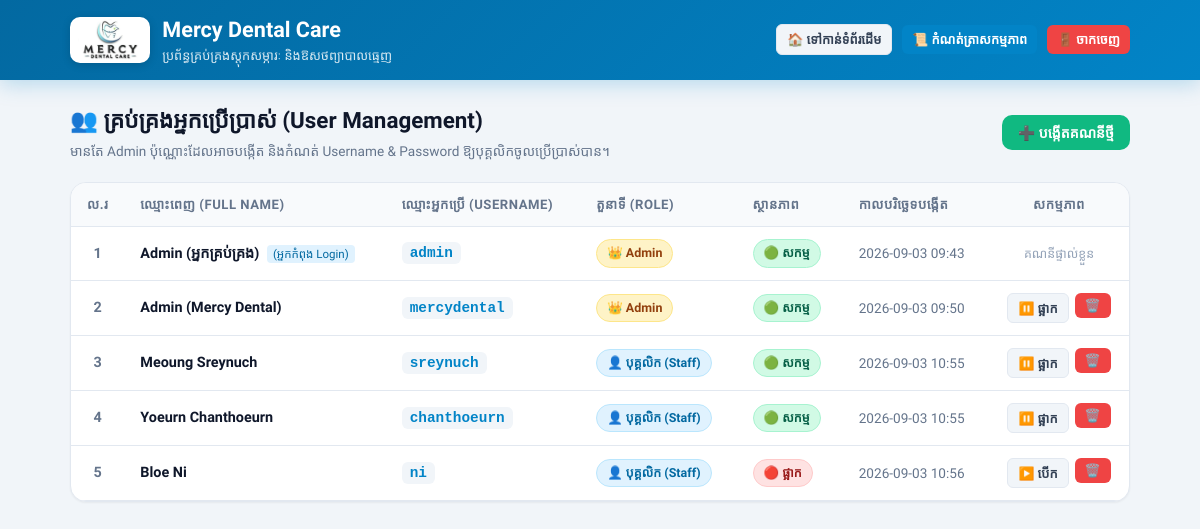
The page /manage-users (signed in) on the database its author committed.
### tables this page shows
CREATE TABLE users (
        id INTEGER PRIMARY KEY AUTOINCREMENT,
        username TEXT UNIQUE NOT NULL,
        password_hash TEXT NOT NULL,
        full_name TEXT NOT NULL,
        role TEXT NOT NULL DEFAULT 'staff',
        is_active INTEGER NOT NULL DEFAULT 1,
        created_at TIMESTAMP DEFAULT CURRENT_TIMESTAMP
    );

### app.py (the view)
@app.route('/manage-users')
@admin_required
def manage_users():
    conn = get_db_connection()
    users = conn.execute('SELECT * FROM users ORDER BY id ASC').fetchall()
    conn.close()
    return render_template('manage_users.html', users=users)

### app.py (called while the page is built)
def get_db_connection():
    conn = sqlite3.connect(DB_NAME)
    conn.row_factory = sqlite3.Row
    return conn

def admin_required(f):
    @wraps(f)
    def decorated_function(*args, **kwargs):
        if 'user_id' not in session:
            flash('សូមចូលគណនី (Login) ជាមុនសិន! 🔒', 'warning')
            return redirect(url_for('login', next=request.url))
        if session.get('role') != 'admin':
            flash('ទាមទារសិទ្ធិជា Admin ដើម្បីចូលមើល ឬគ្រប់គ្រងផ្នែកនេះ! 🚫', 'danger')
            return redirect(url_for('index'))
        return f(*args, **kwargs)
    return decorated_function

@app.context_processor
def inject_user_info():
    is_admin = (session.get('role') == 'admin')
    return dict(
        current_user={
            'id': session.get('user_id'),
            'username': session.get('username'),
            'full_name': session.get('full_name'),
            'role': session.get('role', 'guest'),
            'is_admin': is_admin
        },
        is_admin=is_admin
    )

### templates/manage_users.html (shortened to what this page needs)
<!DOCTYPE html>
<html lang="km">
<head>
</head>
<body>
    <header class="navbar">
        <div class="container navbar-content">
            <a href="{{ url_for('index') }}" class="brand-section" title="ចុចដើម្បីត្រឡប់ទៅទំព័រដើម">
                <img src="{{ url_for('static', filename='images/mercy_logo.png') }}" alt="Mercy Dental Care Logo"
                    style="height: 46px; width: auto; background: #ffffff; padding: 2px 8px; border-radius: 10px; box-shadow: 0 2px 8px rgba(0,0,0,0.15); object-fit: contain;">
                <div>
                    <h1 class="brand-title">Mercy Dental Care</h1>
                    <p class="brand-subtitle">ប្រព័ន្ធគ្រប់គ្រងស្តុកសម្ភារៈ និងឱសថព្យាបាលធ្មេញ</p>
                </div>
            </a>
            <div class="nav-actions">
                <a href="{{ url_for('index') }}" class="btn btn-secondary btn-sm">
                    🏠 ទៅកាន់ទំព័រដើម
                </a>
                <a href="{{ url_for('audit_logs') }}" class="btn btn-primary btn-sm">
                    📜 កំណត់ត្រាសកម្មភាព
                </a>
                <a href="{{ url_for('logout') }}" class="btn btn-danger btn-sm">
                    🚪 ចាកចេញ
                </a>
            </div>
        </div>
    </header>
    <main class="container">
        <div class="page-header">
            <div>
                <h2 class="page-title">👥 គ្រប់គ្រងអ្នកប្រើប្រាស់ (User Management)</h2>
                <p style="font-size: 0.85rem; color: #64748b; margin-top: 4px;">
                    មានតែ Admin ប៉ុណ្ណោះដែលអាចបង្កើត និងកំណត់ Username & Password ឱ្យបុគ្គលិកចូលប្រើប្រាស់បាន។
                </p>
            </div>
            <button type="button" class="btn btn-success" onclick="openCreateUserModal()">
                ➕ បង្កើតគណនីថ្មី
            </button>
        </div>
        <div class="card">
            <table class="data-table">
                <thead>
                    <tr>
                        <th style="width: 50px; text-align: center;">ល.រ</th>
                        <th>ឈ្មោះពេញ (Full Name)</th>
                        <th>ឈ្មោះអ្នកប្រើ (Username)</th>
                        <th>តួនាទី (Role)</th>
                        <th>ស្ថានភាព</th>
                        <th>កាលបរិច្ឆេទបង្កើត</th>
                        <th style="text-align: center; width: 140px;">សកម្មភាព</th>
                    </tr>
                </thead>
                <tbody>
                    {% if users %}
                    {% for u in users %}
                    <tr>
                        <td style="text-align: center; font-weight: bold; color: #64748b;">{{ loop.index }}</td>
                        <td>
                            <strong>{{ u['full_name'] }}</strong>
                            {% if u['id'] == session.get('user_id') %}
                            <span
                                style="font-size: 0.72rem; background: #e0f2fe; color: #0369a1; padding: 2px 6px; border-radius: 4px; margin-left: 4px;">(អ្នកកំពុង
                                Login)</span>
                            {% endif %}
                        </td>
                        <td>
                            <code
                                style="background: #f1f5f9; padding: 3px 8px; border-radius: 6px; font-weight: 600; color: #0284c7;">{{ u['username'] }}</code>
                        </td>
                        <td>
                            {% if u['role'] == 'admin' %}
                            <span class="badge badge-admin">👑 Admin</span>
                            {% else %}
                            <span class="badge badge-staff">👤 បុគ្គលិក (Staff)</span>
                            {% endif %}
                        </td>
                        <td>
                            {% if u['is_active'] == 1 %}
                            <span class="badge badge-active">🟢 សកម្ម</span>
                            {% else %}
                            <span class="badge badge-inactive">🔴 ផ្អាក</span>
                            {% endif %}
                        </td>
                        <td style="color: #64748b; font-size: 0.85rem;">
                            {{ u['created_at'][:16] if u['created_at'] else '-' }}
                        </td>
                        <td style="text-align: center;">
                            {% if u['id'] != session.get('user_id') %}
                            <div style="display: flex; gap: 6px; justify-content: center;">
                                <form action="{{ url_for('toggle_user_status', user_id=u['id']) }}" method="POST"
                                    style="display:inline;">
                                    <button type="submit" class="btn btn-secondary btn-sm"
                                        title="{{ 'ផ្អាកគណនី' if u['is_active'] == 1 else 'បើកឱ្យប្រើវិញ' }}">
                                        {{ '⏸️ ផ្អាក' if u['is_active'] == 1 else '▶️ បើក' }}
                                    </button>
                                </form>
                                <form action="{{ url_for('delete_user', user_id=u['id']) }}" method="POST"
                                    onsubmit="return confirm('តើអ្នកពិតជាចង់លុបគណនី «{{ u['username'] }}» ({{ u['full_name'] }}) មែនទេ?');"
                                    style="display:inline;">
                                    <button type="submit" class="btn btn-danger btn-sm" title="លុបគណនី">
                                        🗑️
                                    </button>
                                </form>
                            </div>
                            {% else %}
                            <span style="font-size: 0.78rem; color: #94a3b8;">គណនីផ្ទាល់ខ្លួន</span>
                            {% endif %}
                        </td>
                    </tr>
                    {% endfor %}
                    {% else %}
                    <tr>
                        <td colspan="7" style="text-align: center; padding: 40px; color: #64748b;">
                            មិនទាន់មានគណនីបុគ្គលិកត្រូវបានបង្កើតនៅឡើយទេ។
                        </td>
                    </tr>
                    {% endif %}
                </tbody>
            </table>
        </div>
    </main>
</body>
</html>

### templates/manage_users.html (style rules this page uses)
:root { --primary: #0284c7; --primary-hover: #0369a1; --primary-light: #e0f2fe; --secondary: #64748b; --success: #10b981; --success-light: #d1fae5; --warning: #f59e0b; --warning-light: #fef3c7; --danger: #ef4444; --danger-light: #fee2e2; --purple: #7c3aed; --purple-light: #ede9fe; --bg-main: #f1f5f9; --bg-card: #ffffff; --text-main: #0f172a; --text-muted: #64748b; --border-color: #e2e8f0; --shadow-sm: 0 1px 2px 0 rgb(0 0 0 / 0.05); --shadow-md: 0 4px 6px -1px rgb(0 0 0 / 0.1); --shadow-lg: 0 10px 15px -3px rgb(0 0 0 / 0.1); --radius-md: 10px; --radius-lg: 16px; --radius-full: 9999px; }
* { margin: 0; padding: 0; box-sizing: border-box; }
body { font-family: 'Kantumruy Pro', 'Plus Jakarta Sans', -apple-system, BlinkMacSystemFont, sans-serif; background-color: var(--bg-main); color: var(--text-main); line-height: 1.5; min-height: 100vh; padding-bottom: 60px; }
.container { max-width: 1100px; margin: 0 auto; padding: 0 20px; }
.navbar { background: linear-gradient(135deg, #0369a1 0%, #0284c7 100%); color: #ffffff; padding: 14px 0; box-shadow: 0 4px 20px rgba(2, 132, 199, 0.25); position: sticky; top: 0; z-index: 100; }
.navbar-content { display: flex; justify-content: space-between; align-items: center; gap: 16px; flex-wrap: wrap; }
.brand-section { display: flex; align-items: center; gap: 12px; text-decoration: none; color: inherit; }
.brand-title { font-size: 1.35rem; font-weight: 700; }
.brand-subtitle { font-size: 0.8rem; color: rgba(255, 255, 255, 0.85); }
.nav-actions { display: flex; gap: 10px; align-items: center; }
.btn { display: inline-flex; align-items: center; justify-content: center; gap: 8px; padding: 8px 16px; border-radius: var(--radius-md); font-size: 0.88rem; font-weight: 600; font-family: inherit; cursor: pointer; text-decoration: none; border: none; transition: all 0.15s ease; white-space: nowrap; }
.btn-primary { background-color: var(--primary); color: #ffffff; }
.btn-secondary { background-color: #f1f5f9; color: #334155; border: 1px solid var(--border-color); }
.btn-success { background-color: var(--success); color: white; }
.btn-danger { background-color: var(--danger); color: white; }
.btn-sm { padding: 5px 10px; font-size: 0.8rem; border-radius: 6px; }
.page-header { margin: 24px 0 20px 0; display: flex; justify-content: space-between; align-items: center; flex-wrap: wrap; gap: 14px; }
.page-title { font-size: 1.4rem; font-weight: 700; color: var(--text-main); display: flex; align-items: center; gap: 10px; }
.card { background: var(--bg-card); border-radius: var(--radius-lg); border: 1px solid var(--border-color); box-shadow: var(--shadow-sm); overflow: hidden; }
.data-table { width: 100%; border-collapse: collapse; text-align: left; }
.data-table th { background-color: #f8fafc; color: var(--text-muted); font-size: 0.82rem; font-weight: 600; text-transform: uppercase; letter-spacing: 0.04em; padding: 12px 16px; border-bottom: 1px solid var(--border-color); white-space: nowrap; }
.data-table td { padding: 12px 16px; border-bottom: 1px solid var(--border-color); vertical-align: middle; font-size: 0.9rem; }
.badge { display: inline-flex; align-items: center; padding: 4px 10px; border-radius: var(--radius-full); font-size: 0.78rem; font-weight: 600; white-space: nowrap; }
.badge-admin { background-color: #fef3c7; color: #92400e; border: 1px solid #fde68a; }
.badge-staff { background-color: #e0f2fe; color: #0369a1; border: 1px solid #bae6fd; }
.badge-active { background-color: #d1fae5; color: #065f46; border: 1px solid #a7f3d0; }
.badge-inactive { background-color: #fee2e2; color: #991b1b; border: 1px solid #fecaca; }

### rows shown on the page
users: full_name "Admin (អ្នកគ្រប់គ្រង)", shows "(អ្នកកំពុង Login)", username "admin", role "👑 Admin", is_active "🟢 សកម្ម", created_at "2026-09-03 09:43", shows "គណនីផ្ទាល់ខ្លួន"
users: full_name "Admin (Mercy Dental)", username "mercydental", role "👑 Admin", shows "🟢 សកម្ម", created_at "2026-09-03 09:50", is_active "⏸️ ផ្អាក"
users: full_name "Meoung Sreynuch", username "sreynuch", role "👤 បុគ្គលិក (Staff)", shows "🟢 សកម្ម", created_at "2026-09-03 10:55", is_active "⏸️ ផ្អាក"
users: full_name "Yoeurn Chanthoeurn", username "chanthoeurn", role "👤 បុគ្គលិក (Staff)", shows "🟢 សកម្ម", created_at "2026-09-03 10:55", is_active "⏸️ ផ្អាក"
users: full_name "Bloe Ni", username "ni", role "👤 បុគ្គលិក (Staff)", shows "🔴 ផ្អាក", created_at "2026-09-03 10:56", is_active "▶️ បើក"
